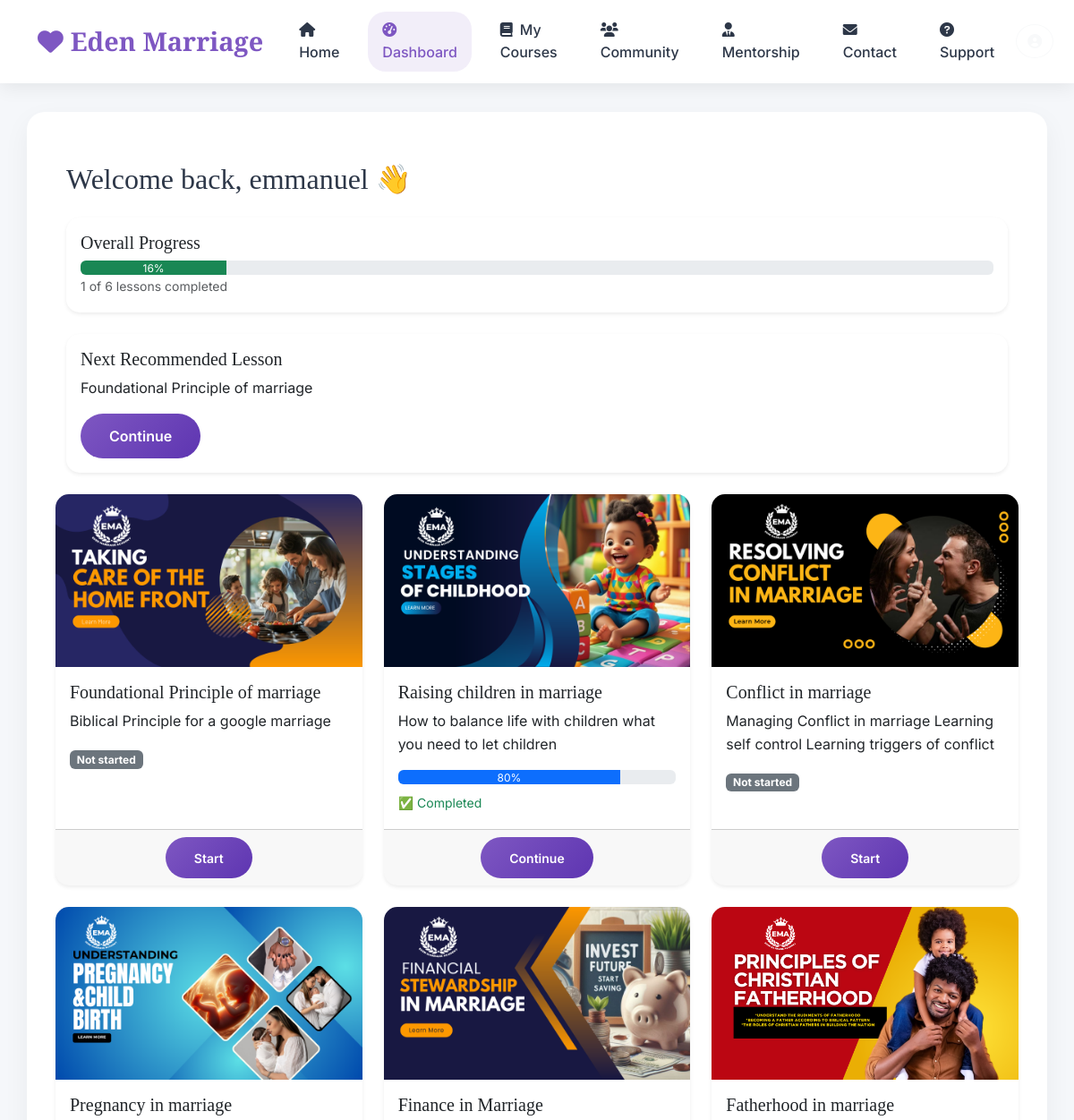
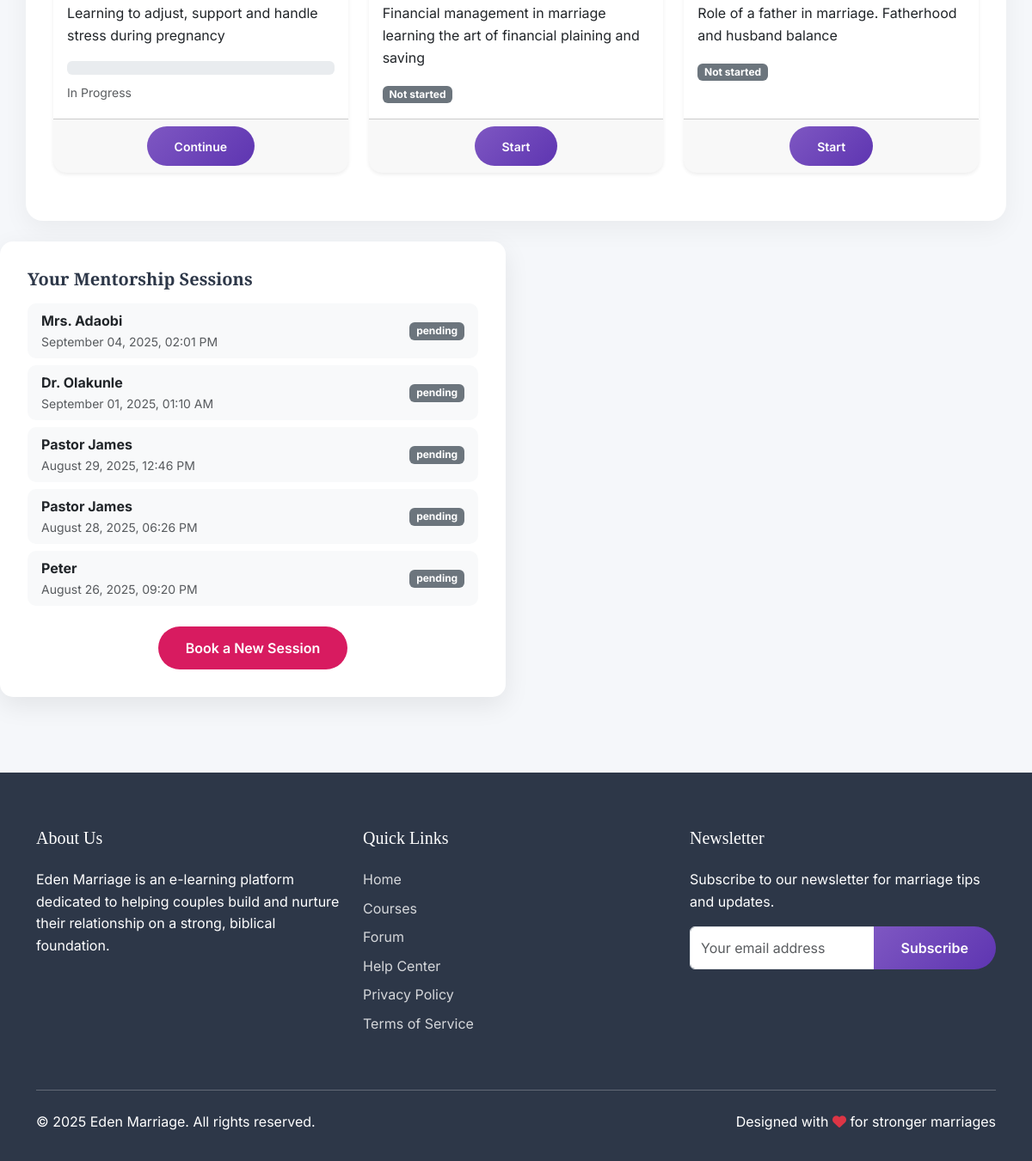
The page /dashboard/ (signed in) on the database its author committed (2 pictures, top to bottom).
### core/models.py (models this page shows, shortened)
class Lesson(models.Model):
    title = models.CharField(max_length=200)
    content = models.TextField()
    image = models.ImageField(upload_to='lesson_images/', blank=True, null=True)

class MentorshipBooking(models.Model):
    user = models.ForeignKey(User, on_delete=models.CASCADE)
    mentor = models.CharField(max_length=100)
    date = models.DateTimeField()
    status = models.CharField(max_length=20, default='pending')

### core/views.py (the view)
# urls.py: path('dashboard/', views.dashboard, name='dashboard'),
@login_required
def dashboard(request):
    lessons = Lesson.objects.all()
    progress_qs = Progress.objects.filter(user=request.user)
    total_lessons = lessons.count()
    total_completed = progress_qs.filter(completed=True).count()
    overall_progress = int((total_completed / total_lessons) * 100) if total_lessons > 0 else 0
    progress_dict = {
        p.lesson.id: {'completed': p.completed, 'score': p.score, 'percentage': p.score}
        for p in progress_qs
    }
    bookings = MentorshipBooking.objects.filter(user=request.user).order_by('-date')
    recommended_lesson = None
    if progress_qs.exists():
        lowest_score = min((p.score for p in progress_qs if p.score is not None), default=100)
        if lowest_score < 70:
            recommended_lesson = Lesson.objects.exclude(
                id__in=progress_qs.filter(completed=True).values_list('lesson_id', flat=True)
            ).first()
    return render(request, 'dashboard.html', {
        'lessons': lessons,
        'progress': progress_dict,
        'recommended_lesson': recommended_lesson,
        'total_lessons': total_lessons,
        'total_completed': total_completed,
        'overall_progress': overall_progress,
        'bookings': bookings,
    })

### core/templatetags/custom_tags.py (called while the page is built)
@register.filter
def dictkey(dictionary, key):
    return dictionary.get(key)

### templates/dashboard.html (shortened to what this page needs)
{% extends "base.html" %}
{% load static %}
{% load custom_tags %}
{% block content %}
<div class="container mt-4">
    <h2 class="mb-4">Welcome back, {{ user.username }} 👋</h2>
    <div class="card mb-4 shadow-sm dashboard-card">
        <div class="card-body">
            <h5 class="card-title">Overall Progress</h5>
            <div class="progress">
                <div class="progress-bar bg-success" role="progressbar"
                    style="width: {{ overall_progress }}%"
                    aria-valuenow="{{ overall_progress }}" aria-valuemin="0" aria-valuemax="100">
                    {{ overall_progress }}%
                </div>
            </div>
            <small class="text-muted">{{ total_completed }} of {{ total_lessons }} lessons completed</small>
        </div>
    </div>
    {% if recommended_lesson %}
    <div class="card mb-4 shadow-sm dashboard-card">
        <div class="card-body">
            <h5 class="card-title">Next Recommended Lesson</h5>
            <p>{{ recommended_lesson.title }}</p>
            <a href="{% url 'lesson_detail' recommended_lesson.id %}" class="btn btn-primary">Continue</a>
        </div>
    </div>
    {% endif %}
    </div>
    <div class="row">
        {% for lesson in lessons %}
        <div class="col-md-4 mb-4">
            <div class="card shadow-sm h-100 dashboard-card">
                {% if lesson.image %}
                <img src="{{ lesson.image.url }}" class="card-img-top" alt="{{ lesson.title }}">
                {% else %}
                <img src="{% static 'images/default_course.png' %}" class="card-img-top" alt="No image">
                {% endif %}
                <div class="card-body">
                    <h5 class="card-title">{{ lesson.title }}</h5>
                    <p class="card-text">{{ lesson.content|truncatewords:20 }}</p>
                    {% with p=progress|dictkey:lesson.id %}
                    {% if p %}
                    <div class="progress mb-2">
                        <div class="progress-bar" role="progressbar"
                             style="width: {{ p.percentage }}%;"
                             aria-valuenow="{{ p.percentage }}" aria-valuemin="0" aria-valuemax="100">
                            {{ p.percentage }}%
                        </div>
                    </div>
                    {% if p.completed %}
                        <small class="text-success">✅ Completed</small>
                    {% else %}
                        <small class="text-muted">In Progress</small>
                    {% endif %}
                    {% else %}
                        <span class="badge text-bg-secondary">Not started</span>
                    {% endif %}
                    {% endwith %}
                </div>
                <div class="card-footer text-center">
                    <a href="{% url 'lesson_detail' lesson.id %}" class="btn btn-primary btn-sm">
                        {% if progress|dictkey:lesson.id %}Continue{% else %}Start{% endif %}
                    </a>
                </div>
            </div>
        </div>
        {% endfor %}
    </div>
</div>
<div class="row my-4">
        <div class="col-md-6 mb-4">
            <div class="mentorship-card">
                <div class="d-flex justify-content-between align-items-center mb-3">
                    <h5 class="mb-0">Your Mentorship Sessions</h5>
                </div>
                {% if bookings %}
                    <ul class="list-group list-group-flush">
                        {% for booking in bookings %}
                            <li class="list-group-item d-flex justify-content-between align-items-center">
                                <div>
                                    <strong>{{ booking.mentor }}</strong>
                                    <small class="d-block text-muted">{{ booking.date|date:"F d, Y, h:i A" }}</small>
                                </div>
                                <span class="badge bg-secondary">{{ booking.status }}</span>
                            </li>
                        {% endfor %}
                    </ul>
                {% else %}
                    <div class="alert alert-info">
                        You have no upcoming mentorship sessions.
                    </div>
                {% endif %}
                <div class="text-center mt-3">
                    <a href="{% url 'mentorship_booking' %}" class="btn btn-custom-book">Book a New Session</a>
                </div>
            </div>
        </div>
</div>
{% endblock %}

### templates/base.html (style rules this page uses)
.btn-custom-book { background-color: var(--accent-color); color: white; font-weight: 600; border-radius: 30px; padding: 0.8rem 2rem; transition: all 0.3s ease; border: none; }
:root { --primary-color: #7E57C2; --secondary-color: #5E35B1; --accent-color: #D81B60; --success-color: #43A047; --warning-color: #FFB300; --light-bg: #F5F7FA; --dark-color: #2D3748; --text-color: #4A5568; }
body { font-family: 'Inter', sans-serif; color: var(--text-color); background-color: var(--light-bg); line-height: 1.6; }
h1, h2, h3, h4, h5, h6 { font-family: 'Playfair Display', serif; color: var(--dark-color); }
.btn-primary { background: linear-gradient(135deg, var(--primary-color), var(--secondary-color)); border: none; border-radius: 30px; padding: 0.8rem 2rem; font-weight: 600; transition: all 0.3s ease; }
.card { border: none; border-radius: 15px; box-shadow: 0 10px 30px rgba(0, 0, 0, 0.08); transition: all 0.3s ease; overflow: hidden; background: white; }

### templates/dashboard.html (style rules this page uses)
.dashboard-card { border: none; border-radius: 15px; box-shadow: 0 10px 30px rgba(0, 0, 0, 0.08); transition: transform 0.3s ease, box-shadow 0.3s ease; background: white; }
.mentorship-card { background: white; border-radius: 15px; box-shadow: 0 10px 30px rgba(0, 0, 0, 0.08); padding: 2rem; }
.mentorship-card h5 { color: var(--dark-color); font-weight: 600; }
.mentorship-card .list-group-item { background-color: #f8f9fa; border: none; border-radius: 10px; margin-bottom: 0.5rem; }
.btn-custom-book { background-color: var(--accent-color); color: white; font-weight: 600; border-radius: 30px; padding: 0.8rem 2rem; transition: all 0.3s ease; border: none; }

### rows shown on the page
Lesson: title "Foundational Principle of marriage", image (picture), content "Biblical Principle for a google marriage", shows "Not started", shows "Start"
Lesson: image (picture), title "Raising children in marriage", content "How to balance life with children what you need to let children", percentage "80", shows "✅ Completed", shows "Continue"
Lesson: image (picture), title "Conflict in marriage", content "Managing Conflict in marriage Learning self control Learning triggers of conflict", shows "Not started", shows "Start"
Lesson: image (picture), title "Pregnancy in marriage", content "Learning to adjust, support and handle stress during pregnancy", shows "In Progress", shows "Continue"
Lesson: image (picture), title "Finance in Marriage", content "Financial management in marriage learning the art of financial plaining and saving", shows "Not started", shows "Start"
Lesson: image (picture), title "Fatherhood in marriage", content "Role of a father in marriage. Fatherhood and husband balance", shows "Not started", shows "Start"
MentorshipBooking: mentor "Mrs. Adaobi", date "September 04, 2025, 02:01 PM", status "pending"
MentorshipBooking: mentor "Dr. Olakunle", date "September 01, 2025, 01:10 AM", status "pending"
MentorshipBooking: mentor "Pastor James", date "August 29, 2025, 12:46 PM", status "pending"
MentorshipBooking: mentor "Pastor James", date "August 28, 2025, 06:26 PM", status "pending"
MentorshipBooking: mentor "Peter", date "August 26, 2025, 09:20 PM", status "pending"

### other values the page prints
{{ user.username }} "emmanuel"
{{ overall_progress }} "16"
{{ total_completed }} "1"
{{ total_lessons }} "6"
